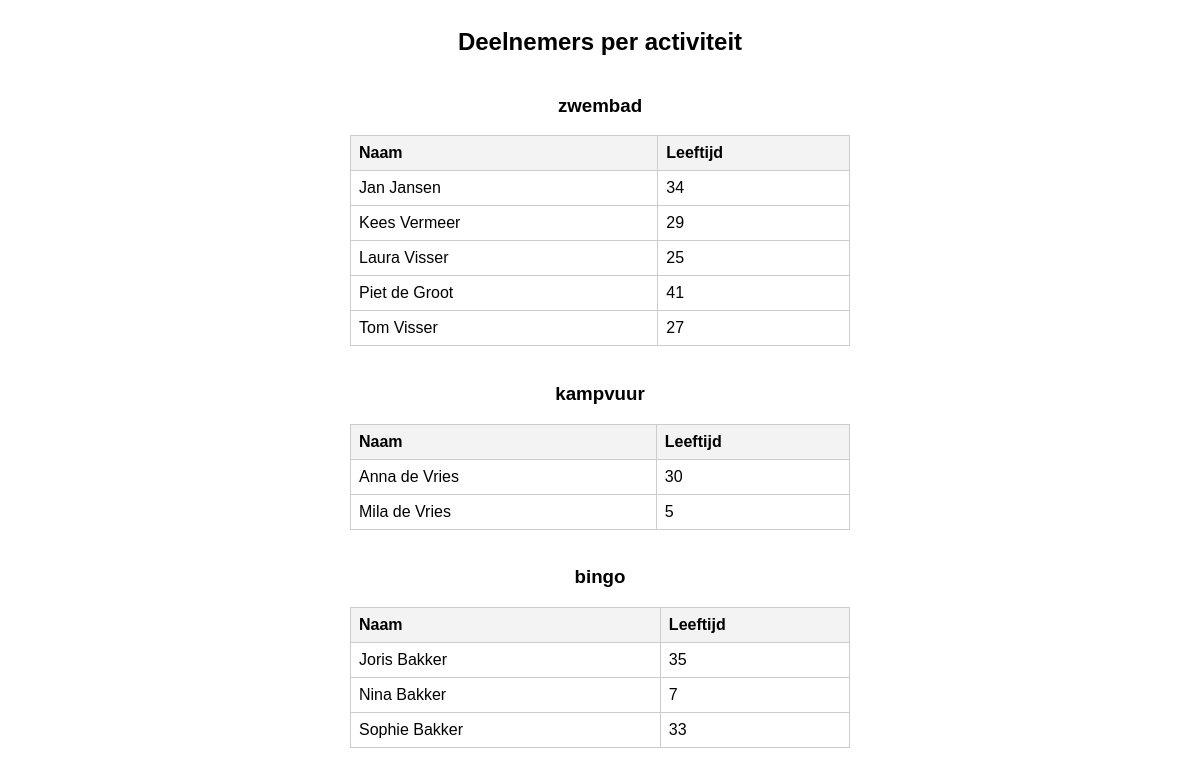
The page /public/deelnemers.php on the database as committed earlier.
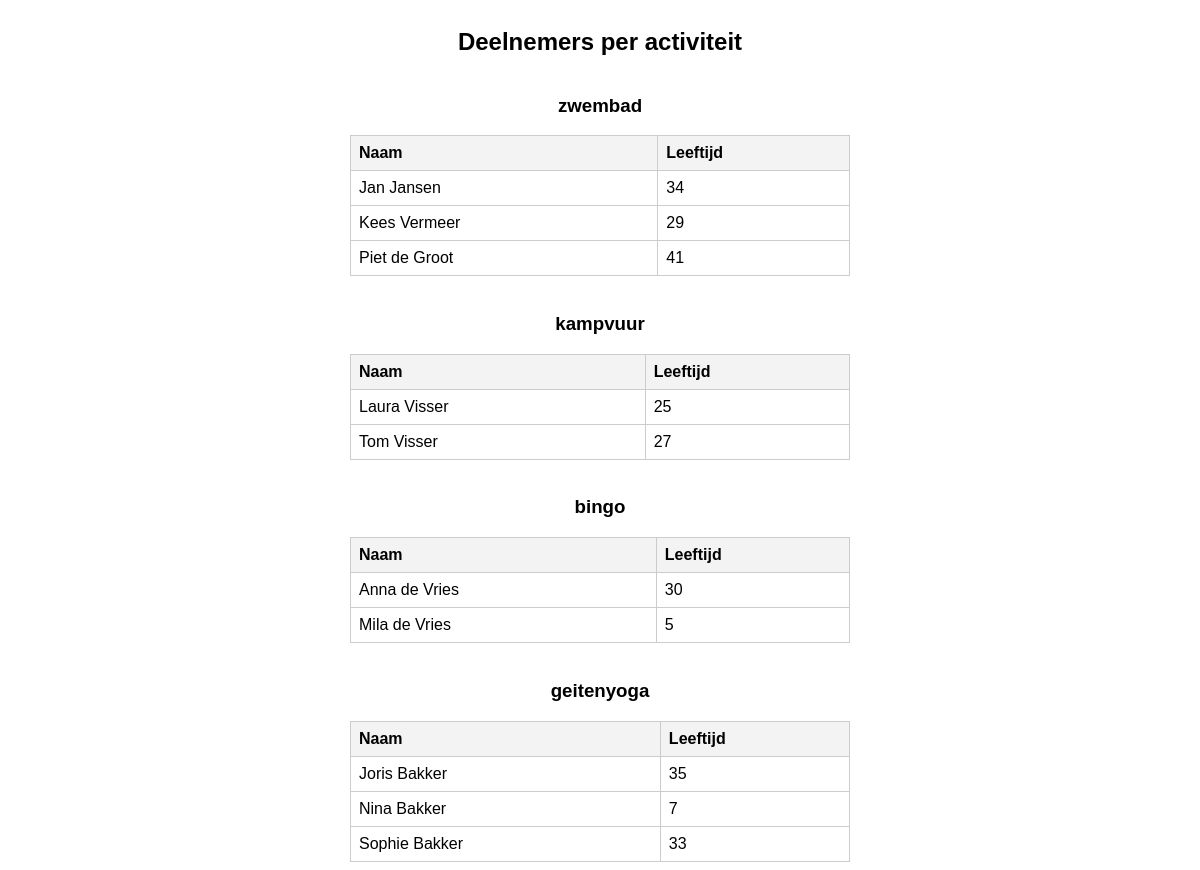
The same page on the database as committed later.
### tables this page shows
CREATE TABLE Activiteiten (
    id INT PRIMARY KEY AUTO_INCREMENT,
    naam VARCHAR(100) NOT NULL,
    titel TEXT,
    beschrijving VARCHAR(1000),
    max_deelnemers INT,
    prijs DECIMAL(10, 2),
    tag VARCHAR(100),
    banner VARCHAR(100)
);

CREATE TABLE Deelnemers (
    id INT PRIMARY KEY AUTO_INCREMENT,
    reservering_id INT NOT NULL,
    naam VARCHAR(100) NOT NULL,
    leeftijd INT,
    CONSTRAINT fk_reservering FOREIGN KEY (reservering_id) REFERENCES Reserveringen(id) ON DELETE CASCADE,
    CONSTRAINT chk_leeftijd CHECK (
        leeftijd IS NULL
        OR leeftijd >= 0
    )
);

### public/deelnemers.php (the view, shortened to what this page needs)
<?php
$server = "localhost";
$gebruiker = "root";
$wachtwoord = "";
$database = "ActiviteitenDB";
$conn = new mysqli($server, $gebruiker, $wachtwoord, $database);
$sql = "
SELECT
    A.id AS activiteit_id,
    A.naam AS activiteit_naam,
    D.naam AS deelnemer_naam,
    D.leeftijd
FROM Activiteiten A
JOIN ActiviteitTijden AT ON A.id = AT.activiteit_id
JOIN Reserveringen R ON AT.id = R.activiteittijd_id
JOIN Deelnemers D ON R.id = D.reservering_id
ORDER BY A.id, D.naam
";
$resultaat = $conn->query($sql);
?>
<!DOCTYPE html>
<html lang="nl">
<head>
</head>
<body>
<h2>Deelnemers per activiteit</h2>
<?php
$huidige_activiteit = null;
while ($rij = $resultaat->fetch_assoc()) {
    if ($huidige_activiteit !== $rij['activiteit_id']) {
        if ($huidige_activiteit !== null) {
            echo "</table><br>";
        }
        $huidige_activiteit = $rij['activiteit_id'];
        echo "<h3>" . htmlspecialchars($rij['activiteit_naam']) . "</h3>";
        echo "
        <table>
            <tr>
                <th>Naam</th>
                <th>Leeftijd</th>
            </tr>
        ";
    }
    echo "
    <tr>
        <td>" . htmlspecialchars($rij['deelnemer_naam']) . "</td>
        <td>" . htmlspecialchars($rij['leeftijd']) . "</td>
    </tr>
    ";
}
echo "</table>";
?>
</body>
</html>

Rows that differ between the two databases and show on the page:
no longer on one of the page's lists (row edited): activiteiten: deelnemers.naam "Piet de Groot", deelnemers.leeftijd "41", deelnemers.naam "Tom Visser", deelnemers.leeftijd "27"
no longer on one of the page's lists (row edited): activiteiten: deelnemers.naam "Sophie Bakker", deelnemers.leeftijd "33"
changed activiteiten "zwembad": deelnemers.naam "Laura Visser" → "Piet de Groot"; deelnemers.leeftijd "25" → "41"
changed activiteiten "kampvuur": deelnemers.naam "Anna de Vries" → "Laura Visser"; deelnemers.leeftijd "30" → "25"; deelnemers.naam "Mila de Vries" → "Tom Visser"; deelnemers.leeftijd "5" → "27"
changed activiteiten "bingo": deelnemers.naam "Joris Bakker" → "Anna de Vries"; deelnemers.leeftijd "35" → "30"; deelnemers.naam "Nina Bakker" → "Mila de Vries"; deelnemers.leeftijd "7" → "5"
now on this page (row edited): activiteiten: naam "geitenyoga", deelnemers.naam "Joris Bakker", deelnemers.leeftijd "35", deelnemers.naam "Nina Bakker", deelnemers.leeftijd "7", deelnemers.naam "Sophie Bakker", deelnemers.leeftijd "33"
